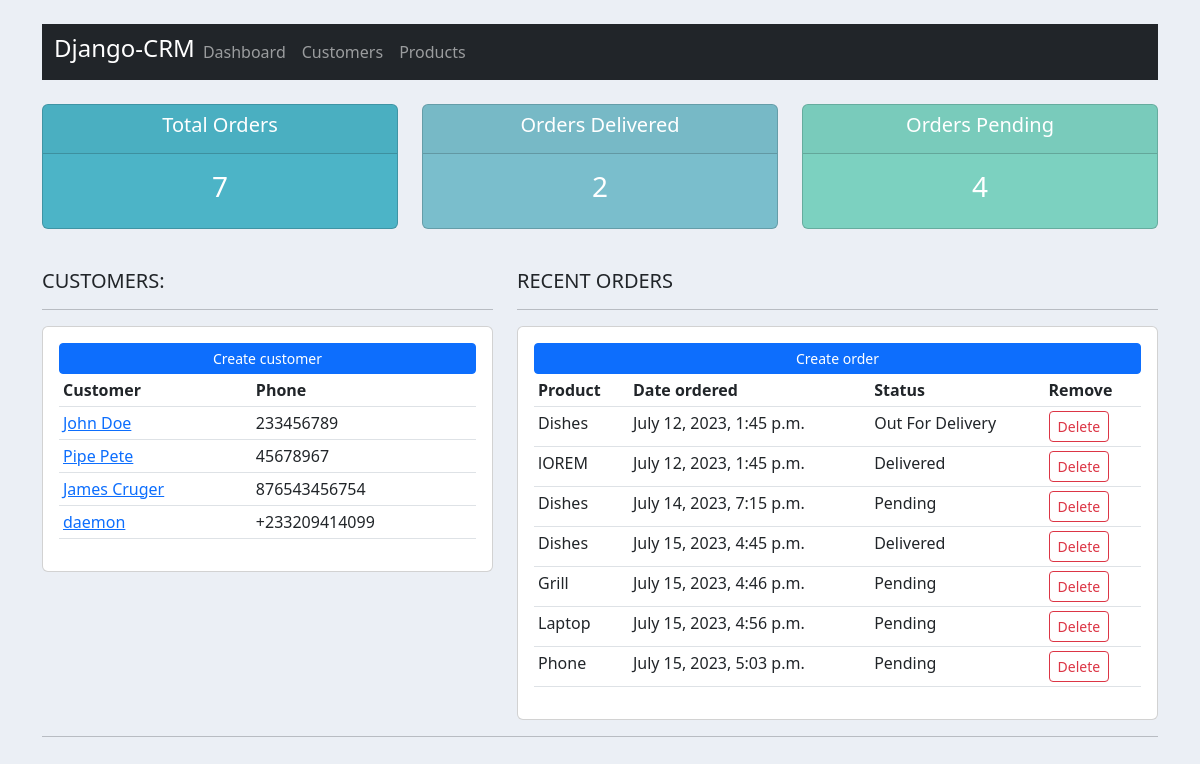
The app's page / (signed in) with its own data.
### accounts/models.py (models this page shows, shortened)
class Customer(models.Model):
    name = models.CharField(max_length=200,null=True)
    phone = models.CharField(max_length=200,null=True)
    email = models.CharField(max_length=200,null=True)
    date_created = models.DateTimeField(auto_now_add=True,null=True)

class Order(models.Model):
    STATUS = (
        ('Pending','Pending'),
        ('Out For Delivery','Out For Delivery'),
        ('Delivered','Delivered'),
    )
    customer = models.ForeignKey(Customer,null=True,on_delete=models.SET_NULL)
    product = models.ForeignKey(Product,null=True,on_delete=models.SET_NULL)
    date_created = models.DateTimeField(auto_now_add=True,null=True)
    status = models.CharField(max_length=200,null=True,choices=STATUS)

class Product(models.Model):
    CATEGORY = (
        ('Indoor','Indoor'),
        ('Outdoor','Outdoor')
    )
    name = models.CharField(max_length=200,null=True)
    price = models.FloatField(null=True)
    category = models.CharField(max_length=200,null=True,choices=CATEGORY)
    description =models.CharField(max_length=200,null=True,blank=True)
    date_created = models.DateTimeField(auto_now_add=True,null=True)
    tags = models.ManyToManyField(Tags)
    def __str__(self):
        return self.name

### accounts/views.py (the view)
# urls.py: path('',home,name='home'),
def home(request):
    customers = Customer.objects.all()
    orders = Order.objects.all()
    total_customers = customers.count()
    total_orders = orders.count()
    delivered = orders.filter(status='Delivered').count()
    pending = orders.filter(status='Pending').count()
    context = {'orders':orders,'customers':customers,'total_customers':total_customers,
               'total_orders':total_orders,'delivered':delivered,'pending':pending}
    return render(request,'accounts/dashboard.html',context)

### accounts/templates/accounts/dashboard.html
{% extends 'accounts/main.html' %}
{% block content %}
{% include 'accounts/status.html' %}
<br>
<div class="row">
    <div class="col-md-5">
        <h5>CUSTOMERS:</h5>
        <hr>
        <div class="card card-body">
            <a href="{% url 'create-customer' %}" class="btn btn-primary btn-sm btn-block">Create customer</a>
            <table class="table table-sm">
                <tr>
                    <th>Customer</th>
                    <th>Phone</th>
                </tr>
                {% for customer in customers %}
                    <tr>
                        <td><a href="{% url 'customer_orders' customer.id %}">{{ customer.name }}</a></td>
                        <td>{{ customer.phone }}</td>
                    </tr>
                {% endfor %}
            </table>
        </div>
    </div>
    <div class="col-md-7">
        <h5>RECENT ORDERS</h5>
        <hr>
        <div class="card card-body">
            <a href="{% url 'create-order' %}" class="btn btn-primary btn-sm btn-block">Create order</a>
            <table class="table table-sm">
                <tr>
                    <th>Product</th>
                    <th>Date ordered</th>
                    <th>Status</th>
                    <th>Remove</th>
                </tr>
                {% for order in orders %}
                <tr>
                    <td>{{ order.product }}</td>
                    <td>{{ order.date_created }}</td>
                    <td>{{ order.status }}</td>
                    <td>
                        <a href="{% url 'delete_order' order.id %}" class="btn btn-outline-danger btn-sm">Delete</a>
                    </td>
                </tr>
            {% endfor %}
            </table>
        </div>
    </div>
</div>
{% endblock %}

### static/css/main.css (style rules this page uses)
body { background-color: #ebeff5; }

### records on screen
Customer: name "John Doe", phone "233456789"
Customer: name "Pipe Pete", phone "45678967"
Customer: name "James Cruger", phone "876543456754"
Customer: name "daemon", phone "+233209414099"
Order: product "Dishes", date_created "July 12, 2023, 1:45 p.m.", status "Out For Delivery"
Order: product "lOREM", date_created "July 12, 2023, 1:45 p.m.", status "Delivered"
Order: product "Dishes", date_created "July 14, 2023, 7:15 p.m.", status "Pending"
Order: product "Dishes", date_created "July 15, 2023, 4:45 p.m.", status "Delivered"
Order: product "Grill", date_created "July 15, 2023, 4:46 p.m.", status "Pending"
Order: product "Laptop", date_created "July 15, 2023, 4:56 p.m.", status "Pending"
Order: product "Phone", date_created "July 15, 2023, 5:03 p.m.", status "Pending"

### other values on screen
{{ total_orders }} "7"
{{ delivered }} "2"
{{ pending }} "4"
